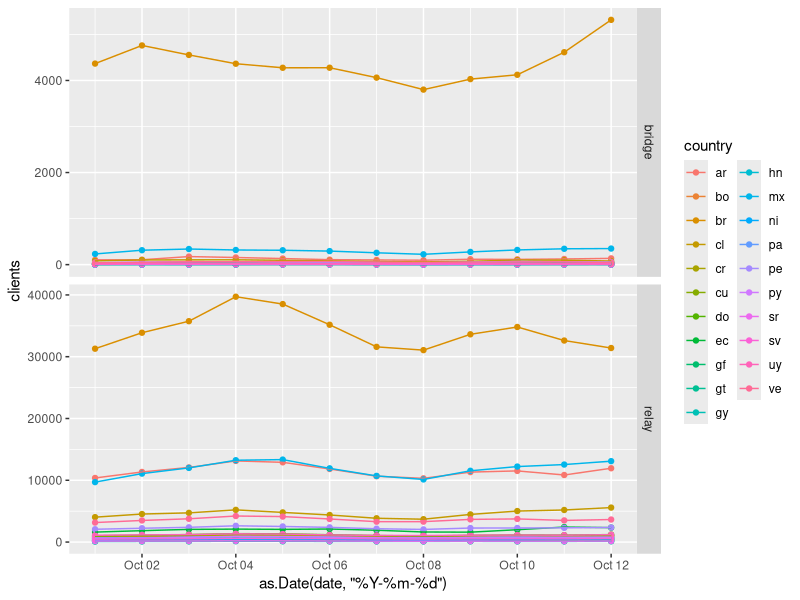
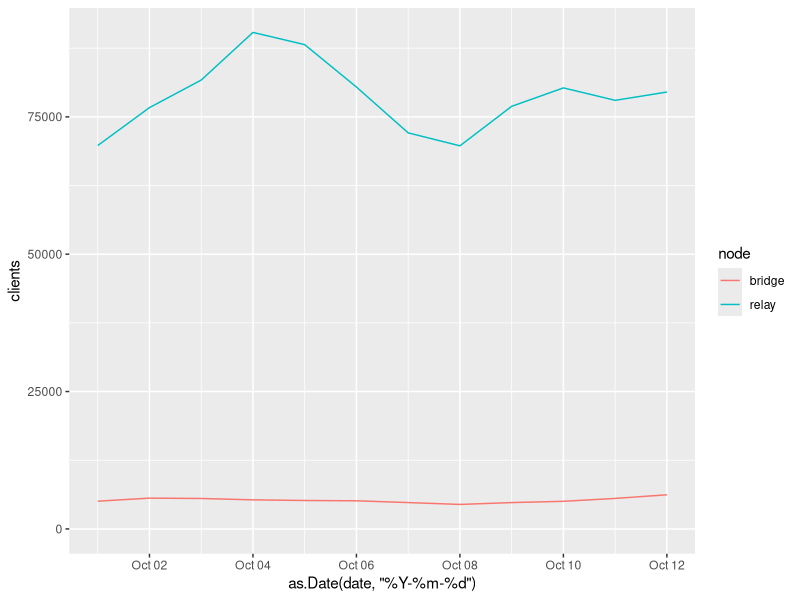

Generate these figures, in order, with R:
require(ggplot2)

# Load data
b <- read.csv("clients-2017-10.csv", stringsAsFactors = FALSE)
summary(b)

# Filter by latin american countries
b <- b[b$country %in% c("ar", "bo", "br", "cl", "cr", "do", "ec", "sv", "gt", "hn", "mx", "pa", "py", "pe", "sr", "uy", "ve", "gy", "gf", "ni", "cu"),]
summary(b)

# Plot per country
ggplot(b, aes(x = as.Date(date, "%Y-%m-%d"), y = clients, colour = country)) +
 geom_point() +
 geom_line() +
# scale_y_log10() +
 facet_grid(node~.,scales = "free_y")


# Aggregated data from all countries
d <- aggregate(list(clients = b$clients), by = list(date = b$date, node = b$node), FUN = sum)
summary(d)

# Plot aggregated data from all countries
ggplot(d, aes(x = as.Date(date, "%Y-%m-%d"), y = clients, colour = node)) +
 geom_line() +
# facet_grid(node~.,scales = "free_y") +
 expand_limits(y = 0)

